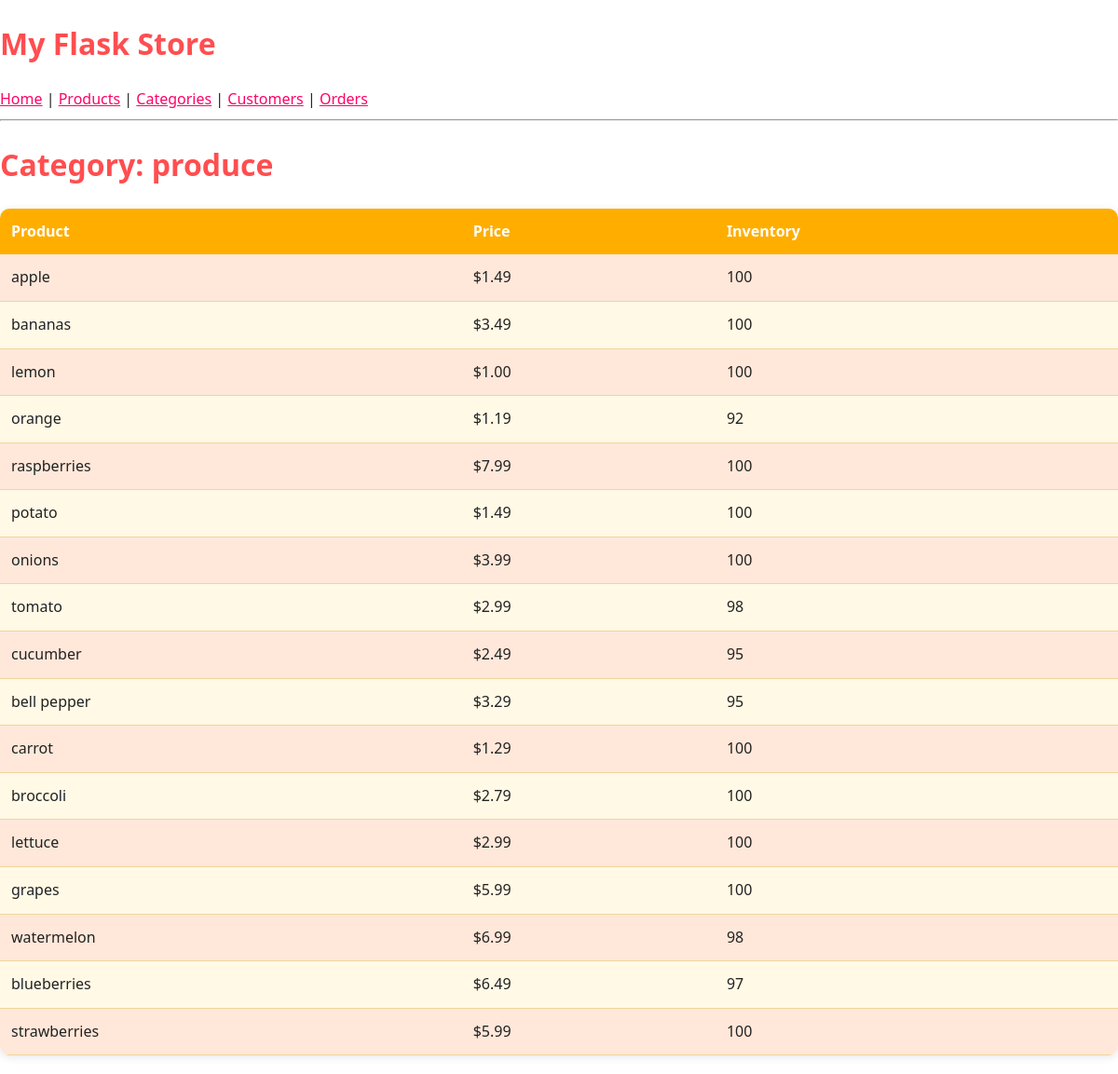
/categories/produce, run on the app's committed database.
### models.py (models this page shows)
class Category(db.Model):
    __tablename__ = "categories"
    id = db.mapped_column(db.Integer, primary_key=True)
    category_name = db.mapped_column(db.String, nullable=False)
    products = db.relationship("Product", back_populates="category")

class Product(db.Model):
    __tablename__ = "products"
    id = db.mapped_column(db.Integer, primary_key=True)
    product_name = db.mapped_column(db.String, nullable=False)
    price = db.mapped_column(db.DECIMAL(10, 2), nullable=False)
    inventory = db.mapped_column(db.Integer, nullable=False, default=0)
    category_id = db.mapped_column(db.Integer, db.ForeignKey("categories.id"))
    category = db.relationship("Category", back_populates="products")
    items = db.relationship("ProductOrder", back_populates="product")

### app.py (the view)
@app.route("/categories/<string:name>")
def category_detail(name):
    stmt = db.select(Category).where(Category.category_name == name)
    category = db.session.execute(stmt).scalar()
    if category is None:
        return f"Category '{name}' not found.", 404
    return render_template("category_detail.html", category=category)

### templates/category_detail.html
{% extends "base.html" %}
{% block content %}
<h1>Category: {{ category.category_name }}</h1>
<table>
    <tr>
        <th>Product</th>
        <th>Price</th>
        <th>Inventory</th>
    </tr>
    {% for p in category.products %}
    <tr>
        <td>{{ p.product_name }}</td>
        <td>${{ "%.2f"|format(p.price) }}</td>
        <td>{{ p.inventory }}</td>
    </tr>
    {% endfor %}
</table>
{% endblock %}

### static/style.css (style rules this page uses)
body { margin: 0; padding: 0; font-family: "Segoe UI", Arial, sans-serif; background: #ffffff; color: #222; line-height: 1.6; }
h1 { color: #ff4e50; }
table { width: 100%; border-collapse: collapse; margin: 20px 0; border-radius: 10px; overflow: hidden; box-shadow: 0 2px 10px rgba(0,0,0,0.1); }
table th { background: #ffae00; color: white; padding: 12px; font-size: 16px; text-align: left; }
table td { padding: 12px; background: #fff9e6; border-bottom: 1px solid #f0d59c; }
table tr:nth-child(even) td { background: #ffe8da; }

### data on the page
Category: category_name "produce"
Product: product_name "apple", price "1.49", inventory "100"
Product: product_name "bananas", price "3.49", inventory "100"
Product: product_name "lemon", price "1.00", inventory "100"
Product: product_name "orange", price "1.19", inventory "92"
Product: product_name "raspberries", price "7.99", inventory "100"
Product: product_name "potato", price "1.49", inventory "100"
Product: product_name "onions", price "3.99", inventory "100"
Product: product_name "tomato", price "2.99", inventory "98"
Product: product_name "cucumber", price "2.49", inventory "95"
Product: product_name "bell pepper", price "3.29", inventory "95"
Product: product_name "carrot", price "1.29", inventory "100"
Product: product_name "broccoli", price "2.79", inventory "100"
Product: product_name "lettuce", price "2.99", inventory "100"
Product: product_name "grapes", price "5.99", inventory "100"
Product: product_name "watermelon", price "6.99", inventory "98"
Product: product_name "blueberries", price "6.49", inventory "97"
Product: product_name "strawberries", price "5.99", inventory "100"
